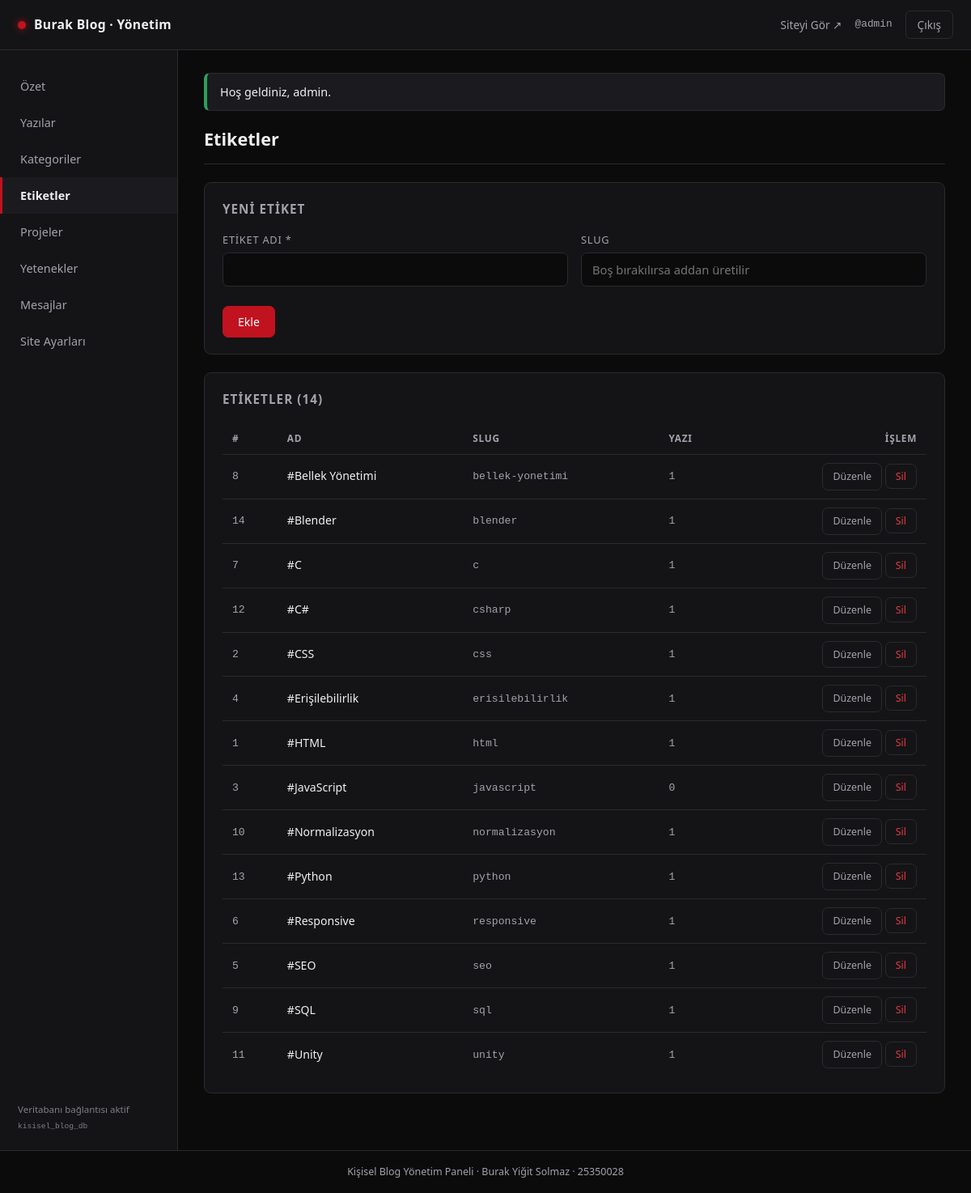
/admin/etiketler.php (signed in), run on the app's committed database.
### tables this page shows
CREATE TABLE `tags` (
  `id`         INT UNSIGNED NOT NULL AUTO_INCREMENT,
  `name`       VARCHAR(50)  NOT NULL,
  `slug`       VARCHAR(60)  NOT NULL,
  `created_at` DATETIME     NOT NULL DEFAULT CURRENT_TIMESTAMP,
  PRIMARY KEY (`id`),
  UNIQUE KEY `uq_tags_name` (`name`),
  UNIQUE KEY `uq_tags_slug` (`slug`)
);

### includes/functions.php (called while the page is built, shortened)
<?php
function e(?string $value): string
{
    return htmlspecialchars((string)$value, ENT_QUOTES, 'UTF-8');
}
function url(string $path = ''): string
{
    return BASE_URL . '/' . ltrim($path, '/');
}
function flash_get(): ?array
{
    if (isset($_SESSION['flash'])) {
        $flash = $_SESSION['flash'];
        return $flash;
    }
    return null;
}

### includes/db.php (called while the page is built, shortened)
<?php
function db(): PDO
{
    static $pdo = null;
    if ($pdo instanceof PDO) {
        return $pdo;
    }
    $dsn = sprintf(
        'mysql:host=%s;dbname=%s;charset=utf8mb4',
        DB_HOST,
        DB_NAME
    );
    try {
        $pdo = new PDO($dsn, DB_USER, DB_PASS, [
            PDO::ATTR_ERRMODE            => PDO::ERRMODE_EXCEPTION,
            PDO::ATTR_DEFAULT_FETCH_MODE => PDO::FETCH_ASSOC,
            PDO::ATTR_EMULATE_PREPARES   => false,
        ]);
    } catch (PDOException $e) {
        http_response_code(500);
        exit('Veritabanı bağlantısına erişilemiyor. XAMPP &gt; MySQL çalışıyor mu? (Detay: '
            . htmlspecialchars($e->getMessage(), ENT_QUOTES, 'UTF-8') . ')');
    }
    return $pdo;
}

### admin/includes/auth.php (called while the page is built, shortened)
<?php
require_once dirname(__DIR__, 2) . '/includes/db.php';
require_once dirname(__DIR__, 2) . '/includes/functions.php';
function current_admin(): ?array
{
    static $admin = null;
    if ($admin !== null) {
        return $admin;
    }
    $stmt = db()->prepare('SELECT id, username, created_at FROM admins WHERE id = ? LIMIT 1');
    $stmt->execute([(int)$_SESSION['admin_id']]);
    $row = $stmt->fetch();
    $admin = $row;
    return $admin;
}
function require_login(): array
{
    $admin = current_admin();
    return $admin;
}

### admin/etiketler.php (the view, shortened to what this page needs)
<?php
require_once __DIR__ . '/includes/auth.php';
require_login();
$pdo = db();
$editRow = ['id' => 0, 'name' => '', 'slug' => ''];
$tags = $pdo->query(
    'SELECT t.id, t.name, t.slug, COUNT(at.article_id) AS article_count
     FROM tags t
     LEFT JOIN article_tags at ON at.tag_id = t.id
     GROUP BY t.id, t.name, t.slug
     ORDER BY t.name ASC'
)->fetchAll();
$adminTitle = 'Etiketler';
require __DIR__ . '/includes/layout-header.php';
?>
<section class="panel">
  <h2><?= $editRow['id'] > 0 ? 'Etiketi Düzenle' : 'Yeni Etiket' ?></h2>
  <form class="admin-form" method="post" action="<?= e(url('admin/etiketler.php')) ?>">
    <div class="form-row-2">
      <div class="form-field">
        <label for="name">Etiket Adı *</label>
        <input type="text" id="name" name="name" maxlength="50" required value="<?= e($editRow['name']) ?>">
      </div>
      <div class="form-field">
        <label for="slug">Slug</label>
        <input type="text" id="slug" name="slug" maxlength="60"
               placeholder="Boş bırakılırsa addan üretilir" value="<?= e($editRow['slug']) ?>">
      </div>
    </div>
    <div class="btn-row">
      <button type="submit" class="btn btn-primary"><?= $editRow['id'] > 0 ? 'Güncelle' : 'Ekle' ?></button>
    </div>
  </form>
</section>
<section class="panel">
  <h2>Etiketler (<?= count($tags) ?>)</h2>
  <div class="table-wrap">
    <table class="admin-table">
      <thead>
        <tr><th>#</th><th>Ad</th><th>Slug</th><th>Yazı</th><th class="col-actions">İşlem</th></tr>
      </thead>
      <tbody>
        <?php foreach ($tags as $row): ?>
          <tr>
            <td class="mono"><?= (int)$row['id'] ?></td>
            <td>#<?= e($row['name']) ?></td>
            <td class="mono"><?= e($row['slug']) ?></td>
            <td class="mono"><?= (int)$row['article_count'] ?></td>
            <td class="col-actions">
              <a class="btn btn-outline btn-sm" href="<?= e(url('admin/etiketler.php?id=' . (int)$row['id'])) ?>">Düzenle</a>
              <form method="post" class="inline-form" action="<?= e(url('admin/etiketler.php')) ?>"
                    onsubmit="return confirm('Etiket silinsin mi? Yazılardan da kaldırılacak.');">
                <button type="submit" class="btn btn-danger btn-sm">Sil</button>
              </form>
            </td>
          </tr>
        <?php endforeach; ?>
      </tbody>
    </table>
  </div>
</section>
<?php require __DIR__ . '/includes/layout-footer.php'; ?>

### admin/includes/layout-header.php (shortened to what this page needs)
<?php
$currentAdmin = current_admin();
$adminTitle   = $adminTitle ?? 'Yönetim Paneli';
$currentFile  = basename($_SERVER['SCRIPT_NAME'] ?? 'index.php');
$menu = [
    'index.php'       => 'Özet',
    'yazilar.php'     => 'Yazılar',
    'kategoriler.php' => 'Kategoriler',
    'etiketler.php'   => 'Etiketler',
    'projeler.php'    => 'Projeler',
    'yetenekler.php'  => 'Yetenekler',
    'mesajlar.php'    => 'Mesajlar',
    'ayarlar.php'     => 'Site Ayarları',
];
?>
<!DOCTYPE html>
<html lang="tr">
<head>
  <link rel="stylesheet" href="<?= e(url('admin/assets/admin.css')) ?>">
</head>
<body>
  <header class="admin-topbar">
    <a class="admin-brand" href="<?= e(url('admin/index.php')) ?>">
      <span class="admin-brand-dot"></span> Burak Blog · Yönetim
    </a>
    <div class="admin-topbar-right">
      <a class="admin-site-link" href="<?= e(url()) ?>" target="_blank" rel="noopener">Siteyi Gör ↗</a>
      <?php if ($currentAdmin): ?>
        <span class="admin-user">@<?= e($currentAdmin['username']) ?></span>
        <a class="admin-logout" href="<?= e(url('admin/logout.php')) ?>">Çıkış</a>
      <?php endif; ?>
    </div>
  </header>
  <div class="admin-shell">
    <aside class="admin-sidebar">
      <nav aria-label="Yönetim menüsü">
        <ul>
          <?php foreach ($menu as $file => $label): ?>
            <li>
              <a class="<?= $currentFile === $file ? 'active' : '' ?>"
                 href="<?= e(url('admin/' . $file)) ?>"><?= e($label) ?></a>
            </li>
          <?php endforeach; ?>
        </ul>
      </nav>
      <p class="admin-version">Veritabanı bağlantısı aktif<br><small>kisisel_blog_db</small></p>
    </aside>
    <main class="admin-main">
      <?php $flash = flash_get(); ?>
      <?php if ($flash): ?>
        <div class="admin-flash admin-flash-<?= e($flash['type']) ?>">
          <?= e($flash['message']) ?>
        </div>
      <?php endif; ?>
      <h1 class="admin-title"><?= e($adminTitle) ?></h1>

### data on the page
tags: id "8", name "Bellek Yönetimi", slug "bellek-yonetimi", article_count "1"
tags: id "14", name "Blender", slug "blender", article_count "1"
tags: id "7", name "C", slug "c", article_count "1"
tags: id "12", name "C#", slug "csharp", article_count "1"
tags: id "2", name "CSS", slug "css", article_count "1"
tags: id "4", name "Erişilebilirlik", slug "erisilebilirlik", article_count "1"
tags: id "1", name "HTML", slug "html", article_count "1"
tags: id "3", name "JavaScript", slug "javascript", article_count "0"
tags: id "10", name "Normalizasyon", slug "normalizasyon", article_count "1"
tags: id "13", name "Python", slug "python", article_count "1"
tags: id "6", name "Responsive", slug "responsive", article_count "1"
tags: id "5", name "SEO", slug "seo", article_count "1"
tags: id "9", name "SQL", slug "sql", article_count "1"
tags: id "11", name "Unity", slug "unity", article_count "1"

### other printed values
$currentAdmin['username'] "admin"
$label "Özet"
$label "Yazılar"
$label "Kategoriler"
$label "Etiketler"
$label "Projeler"
$label "Yetenekler"
$label "Mesajlar"
$label "Site Ayarları"
$flash['message'] "Hoş geldiniz, admin."
$adminTitle "Etiketler"
count($tags) "14"
